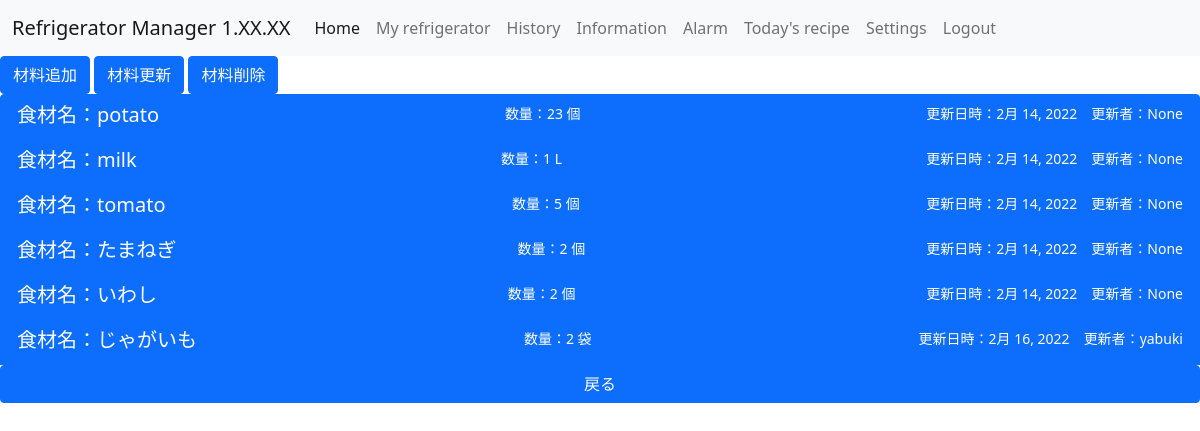
The app's page /ref/ingre/2 (signed in) with its own data.
### ref_app/models.py (models this page shows, shortened)
class IngredientsModel(models.Model):
    name = models.CharField(max_length=200)
    user = models.ForeignKey(User, null=True, on_delete=models.PROTECT)
    compartment = models.ManyToManyField(CompartmentModel)
    numbers = models.IntegerField()
    unit = models.CharField(
        max_length = 50,
        choices = UNIT
    )
    date = models.DateField(auto_now_add=True)
    expiration_date = models.DateField()

### ref_app/views.py (the view)
# urls.py: path('ingre/<int:pk>', Ingredients.as_view(), name='ingre'),
class Ingredients(ListView):
    template_name = 'ingredients.html'
    model = IngredientsModel
    def get_queryset(self):
        current_user = self.request.user
        if current_user.is_superuser:
            return IngredientsModel.objects.all()
        else:
            return IngredientsModel.objects.filter(id=current_user.id)
    alarm = []
    expiration = IngredientsModel.expiration_date
    today = datetime.datetime.today()

### templates/ingredients.html (shortened to what this page needs)
{% extends 'base.html' %}
{% block content %}
<a href="{% url 'create_ingre' %}" class="btn btn-primary">材料追加</a>
<a href="{% url 'update_ingre' %}" class="btn btn-primary">材料更新</a>
<a href="{% url 'delete_ingre' %}" class="btn btn-primary">材料削除</a>
<div class="list-group">
    {% for ing_s in object_list %}
    <a class="list-group-item list-group-item-action active" aria-current="true">
      <div class="d-flex w-100 justify-content-between">
        <h5 class="mb-1">食材名：{{ ing_s.name }}</h5>
        <small>数量：{{ ing_s.numbers }} {{ ing_s.get_unit_display }}</small>
        <small>更新日時：{{ ing_s.date }}　更新者：{{ ing_s.user }}</small>
      </div>
    </a>
    {% endfor %}
    <a href="{#}" class="btn btn-primary">戻る</a>
</div>
{% endblock content %}

### records on screen
IngredientsModel: name "potato", numbers "23", unit "個", date "2月 14, 2022", user "None"
IngredientsModel: name "milk", numbers "1", unit "L", date "2月 14, 2022", user "None"
IngredientsModel: name "tomato", numbers "5", unit "個", date "2月 14, 2022", user "None"
IngredientsModel: name "たまねぎ", numbers "2", unit "個", date "2月 14, 2022", user "None"
IngredientsModel: name "いわし", numbers "2", unit "個", date "2月 14, 2022", user "None"
IngredientsModel: name "じゃがいも", numbers "2", unit "袋", date "2月 16, 2022", user "yabuki"
